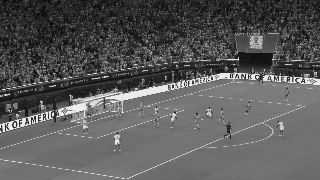
#> input picture tests/data/shots/cut_a.jpg, 320 x 180 px
$ python -i bench_camera_swim.py   (imports and definitions only)
#> lines starting #> are read from the running program, lines starting #| are printed output that depends on the picture
#> further down, picture is the input picture: shape (180, 320, 3); min 0, max 255, mean 89.4
#!/usr/bin/env python3
"""Is our calibration jittering, and can the jitter go without a GPU? (R2-pre, #94)

The brief prescribes RAFT-small optical flow plus a MAD 3-sigma reject and a RANSAC fit to propagate
the camera between PnLCalib anchors, and books a GPU for it. Two things have to be true before that
is worth buying: the per-frame calibration must actually be inconsistent over time, and the
inconsistency must be *noise* rather than the camera genuinely moving. Neither is obvious, and the
second is the one that decides the design — a smoother that removes real motion is the yaw low-pass
mistake again (ADR-0012, Tier 1).

The measurement needs a truth signal that does not come from the calibration itself. Smoothness
proves nothing: a constant homography is perfectly smooth and completely wrong. So the truth here is
the **pixels**. A broadcast main camera is on a tripod, so between two frames the whole image is
related by one homography whatever the scene depth; that inter-frame homography can be recovered on
the CPU with corner tracking, entirely independently of where PnLCalib thinks the pitch is.

Run (CPU only, no pod, ~1 min)::

    PYTHONPATH=src .venv/bin/python scripts/bench_camera_swim.py

``true_motion``
    Recovers the real inter-frame camera motion from the video with Lucas-Kanade corner tracking.
    This is the number the calibration has to agree with.

``consistency``
    Chains the truth through our own calibration. If frame *k* and frame *k+1* are both calibrated
    correctly, then un-projecting a pixel in frame *k* and un-projecting *the same physical point*
    in frame *k+1* must land on the same spot on the pitch. The gap is reported in metres, which is
    what a viewer sees, rather than in homography coefficients, which nobody can judge.
"""

from __future__ import annotations

import os
import sys

sys.path.insert(0, os.path.join(os.path.dirname(os.path.dirname(os.path.abspath(__file__))), "src"))

import numpy as np  # noqa: E402

from pitch3d.adapters.models.calibration import (  # noqa: E402
    carry_on_motion,
    probe_pixels,
)
from pitch3d.core.scene.serialization import from_json  # noqa: E402

# Overridable because a hardcoded artifact path is how #105 came to indict code that no longer
# ships: the default below was written 2026-07-09, R3 changed the solver 2026-07-29, and the bench
# happily re-measured the stale file. Point these at a fresh run before quoting any number.
SCENE = os.environ.get("PITCH3D_BENCH_SCENE", "out/anim_A/export/scene.json")
VIDEO = os.environ.get("PITCH3D_BENCH_VIDEO", "samples/video/Colombia-1-0-Congo-DR1080p.mp4")

#: Where players' feet actually are. Swim is reported here rather than averaged over the whole
#: frame, because error at the horizon is both huge and invisible — nobody is standing there.
PROBE_UV = np.array(
    [[640.0, 800.0], [960.0, 800.0], [1280.0, 800.0], [760.0, 950.0], [1160.0, 950.0]]
)


def _homog(uv: np.ndarray) -> np.ndarray:
    return np.c_[uv, np.ones(len(uv))]


def _apply(h: np.ndarray, uv: np.ndarray) -> np.ndarray:
    p = _homog(uv) @ h.T
    return p[:, :2] / p[:, 2:3]


# [35 lines left out: function true_motion, not called in this run]


def _calibration() -> tuple[np.ndarray, np.ndarray]:
    cal = from_json(open(SCENE, encoding="utf-8").read()).field.calibration
    return cal.homographies, cal.frames


# [247 lines left out: functions _swim, consistency, _chain, fuse, shipped_motion, shipped and 4 more, not called in this run]


def _line_mask(bgr: np.ndarray):
    """Distance (px) to the nearest painted-line pixel, and the grass region it is valid in.

    Three filters, because the first two are not enough and that had to be measured. Thresholding
    on "bright and desaturated inside the grass" marks **2.5 %** of the pitch — floodlit specular,
    white kit and the compression noise of a 1080p broadcast all pass it, and against a reference
    that dense every candidate camera scores a perfect sub-pixel and nothing can be ranked. A ridge
    filter tuned to R3's measured 2 px line width is *worse* (3-8 %), because grass texture is full
    of 2 px ridges. What actually separates paint from texture is neither brightness nor width but
    **extent**: a pitch marking is long and straight for a hundred pixels. Hough gets it to 0.8 %.
    """
    import cv2

    hsv = cv2.cvtColor(bgr, cv2.COLOR_BGR2HSV)
#> hsv: shape (180, 320, 3); mean H, S, V 0, 0, 89.4
    h, s, v = hsv[..., 0], hsv[..., 1], hsv[..., 2]
#> h: shape (180, 320); every value is 0
    grass = ((h > 25) & (h < 95) & (s > 40) & (v > 30)).astype(np.uint8)
    grass = cv2.morphologyEx(grass, cv2.MORPH_CLOSE, np.ones((25, 25), np.uint8))
    n, lab, stats, _ = cv2.connectedComponentsWithStats(grass, 8)
#> lab: shape (180, 320) int32; every value is 0
#> n = 1; stats = [[0, 0, 320, 180, 57600]]
    if n > 1:
        grass = (lab == 1 + int(np.argmax(stats[1:, cv2.CC_STAT_AREA]))).astype(np.uint8)

    g = v.astype(np.int16)
    ridge = np.zeros_like(grass)
    for ax in (0, 1):
        lo, hi = np.roll(g, 3, axis=ax), np.roll(g, -3, axis=ax)
        ridge |= (((g - lo) > 20) & ((g - hi) > 20)).astype(np.uint8)
#> this loop made 2 passes
#> pass 1, in _line_mask, `lo, hi = np.roll(g, 3, axis=ax), np.roll(g, -3, axis=ax)`:
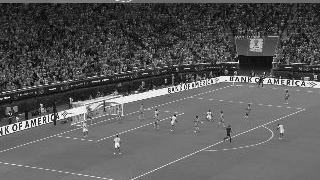
#> lo: shape (180, 320) int16; min 0, max 255, mean 89.4
#> pass 1, in _line_mask, `lo, hi = np.roll(g, 3, axis=ax), np.roll(g, -3, axis=ax)`:
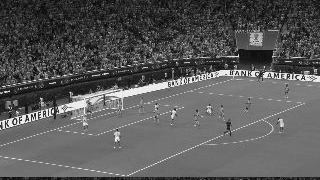
#> hi: shape (180, 320) int16; min 0, max 255, mean 89.4
#> pass 1, in _line_mask, `ridge |= (((g - lo) > 20) & ((g - hi) > 20)).astype(np.uint8)`:
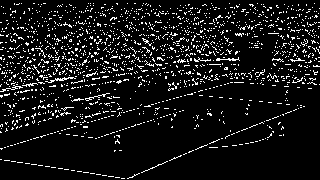
#> ridge: shape (180, 320); values 0 (black) and 1 (white), 8.7% white in thin lines or dots
#> pass 2, in _line_mask, `lo, hi = np.roll(g, 3, axis=ax), np.roll(g, -3, axis=ax)`:
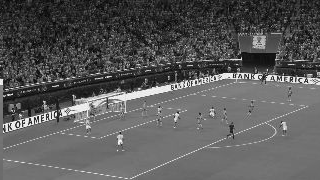
#> lo: shape (180, 320) int16; min 0, max 255, mean 89.4
#> after the loop:
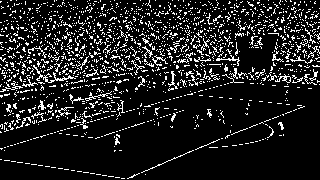
#> ridge: shape (180, 320); values 0 (black) and 1 (white), 12.6% white in thin lines or dots
    seed = (ridge & grass & (s < 110)).astype(np.uint8)

    segs = cv2.HoughLinesP(
        seed * 255, 1, np.pi / 360, threshold=80, minLineLength=120, maxLineGap=6
    )
#> segs = None
    segs = np.zeros((0, 4)) if segs is None else np.asarray(segs, float).reshape(-1, 4)
#> segs = empty array
    return segs, grass


# [230 lines left out: functions _perp_px, _pitch_points, accuracy, confidence_check, verdict, not called in this run]


# [10 lines not run here, left out]

>>> import cv2
>>> picture = cv2.imread('../tests/data/shots/cut_a.jpg')
>>> result = _line_mask(picture)

$ run again, on tests/data/shots/cut_b.jpg
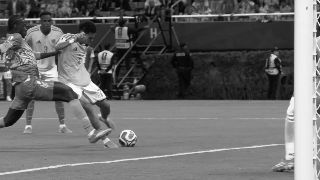
#> input picture tests/data/shots/cut_b.jpg, 320 x 180 px
#> picture is the input picture: shape (180, 320, 3); min 0, max 255, mean 105.3
#> hsv: shape (180, 320, 3); mean H, S, V 0, 0, 105.3
#> h: shape (180, 320); every value is 0
#> lab: shape (180, 320) int32; every value is 0
#> n = 1; stats = [[0, 0, 320, 180, 57600]]
#> the loop in _line_mask, `for ax in (0, 1):` made 2 passes
#> pass 1, in _line_mask, `ridge |= (((g - lo) > 20) & ((g - hi) > 20)).astype(np.uint8)`:
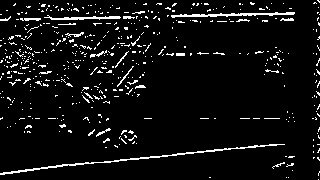
#> ridge: shape (180, 320); values 0 (black) and 1 (white), 6.1% white in thin lines or dots
#> after the loop in _line_mask, `for ax in (0, 1):`:
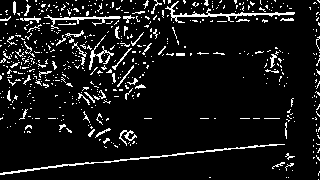
#> ridge: shape (180, 320); values 0 (black) and 1 (white), 8.7% white in thin lines or dots
#> in _line_mask, `segs = cv2.HoughLinesP( seed * 255, 1, np.pi / 360, threshold=80, minL..`: segs = None
#> in _line_mask, `segs = np.zeros((0, 4)) if segs is None else np.asarray(segs, float).r..`: segs = empty array

$ run again, on tests/data/shots/pan_a.jpg
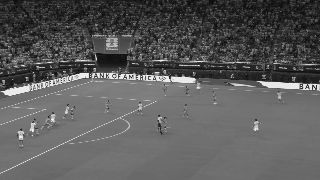
#> input picture tests/data/shots/pan_a.jpg, 320 x 180 px
#> picture is the input picture: shape (180, 320, 3); min 0, max 255, mean 91
#> hsv: shape (180, 320, 3); mean H, S, V 0, 0, 91
#> h: shape (180, 320); every value is 0
#> lab: shape (180, 320) int32; every value is 0
#> n = 1; stats = [[0, 0, 320, 180, 57600]]
#> the loop in _line_mask, `for ax in (0, 1):` made 2 passes
#> pass 1, in _line_mask, `ridge |= (((g - lo) > 20) & ((g - hi) > 20)).astype(np.uint8)`:
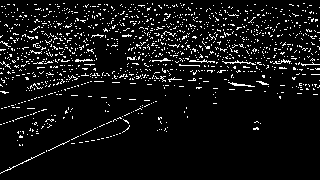
#> ridge: shape (180, 320); values 0 (black) and 1 (white), 7% white in thin lines or dots
#> after the loop in _line_mask, `for ax in (0, 1):`:
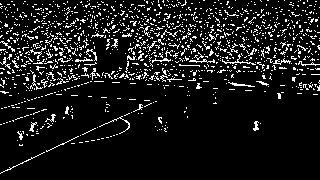
#> ridge: shape (180, 320); values 0 (black) and 1 (white), 9.9% white in thin lines or dots
#> in _line_mask, `segs = cv2.HoughLinesP( seed * 255, 1, np.pi / 360, threshold=80, minL..`: segs = None
#> in _line_mask, `segs = np.zeros((0, 4)) if segs is None else np.asarray(segs, float).r..`: segs = empty array

$ run again, on tests/data/shots/pan_b.jpg
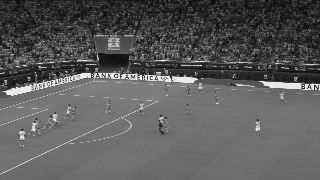
#> input picture tests/data/shots/pan_b.jpg, 320 x 180 px
#> picture is the input picture: shape (180, 320, 3); min 0, max 255, mean 90.7
#> hsv: shape (180, 320, 3); mean H, S, V 0, 0, 90.7
#> h: shape (180, 320); every value is 0
#> lab: shape (180, 320) int32; every value is 0
#> n = 1; stats = [[0, 0, 320, 180, 57600]]
#> the loop in _line_mask, `for ax in (0, 1):` made 2 passes
#> pass 1, in _line_mask, `ridge |= (((g - lo) > 20) & ((g - hi) > 20)).astype(np.uint8)`:
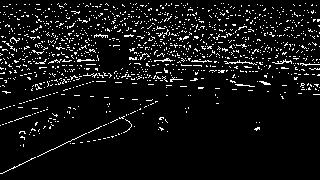
#> ridge: shape (180, 320); values 0 (black) and 1 (white), 6.9% white in thin lines or dots
#> after the loop in _line_mask, `for ax in (0, 1):`:
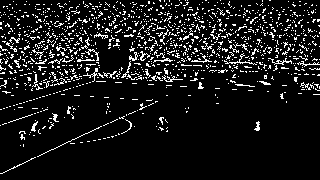
#> ridge: shape (180, 320); values 0 (black) and 1 (white), 9.8% white in thin lines or dots
#> in _line_mask, `segs = cv2.HoughLinesP( seed * 255, 1, np.pi / 360, threshold=80, minL..`: segs = None
#> in _line_mask, `segs = np.zeros((0, 4)) if segs is None else np.asarray(segs, float).r..`: segs = empty array
